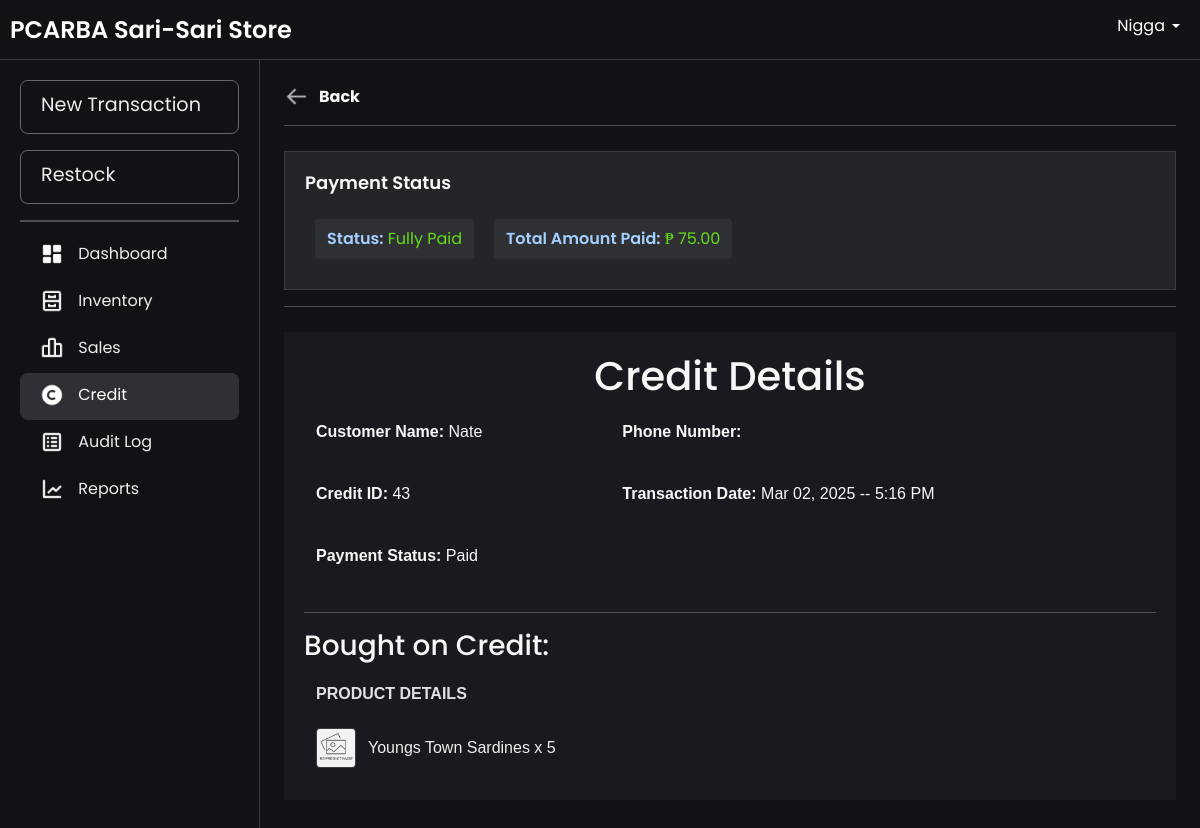
The page /credit_details.php?creditId=43 (signed in) on the database as committed earlier.
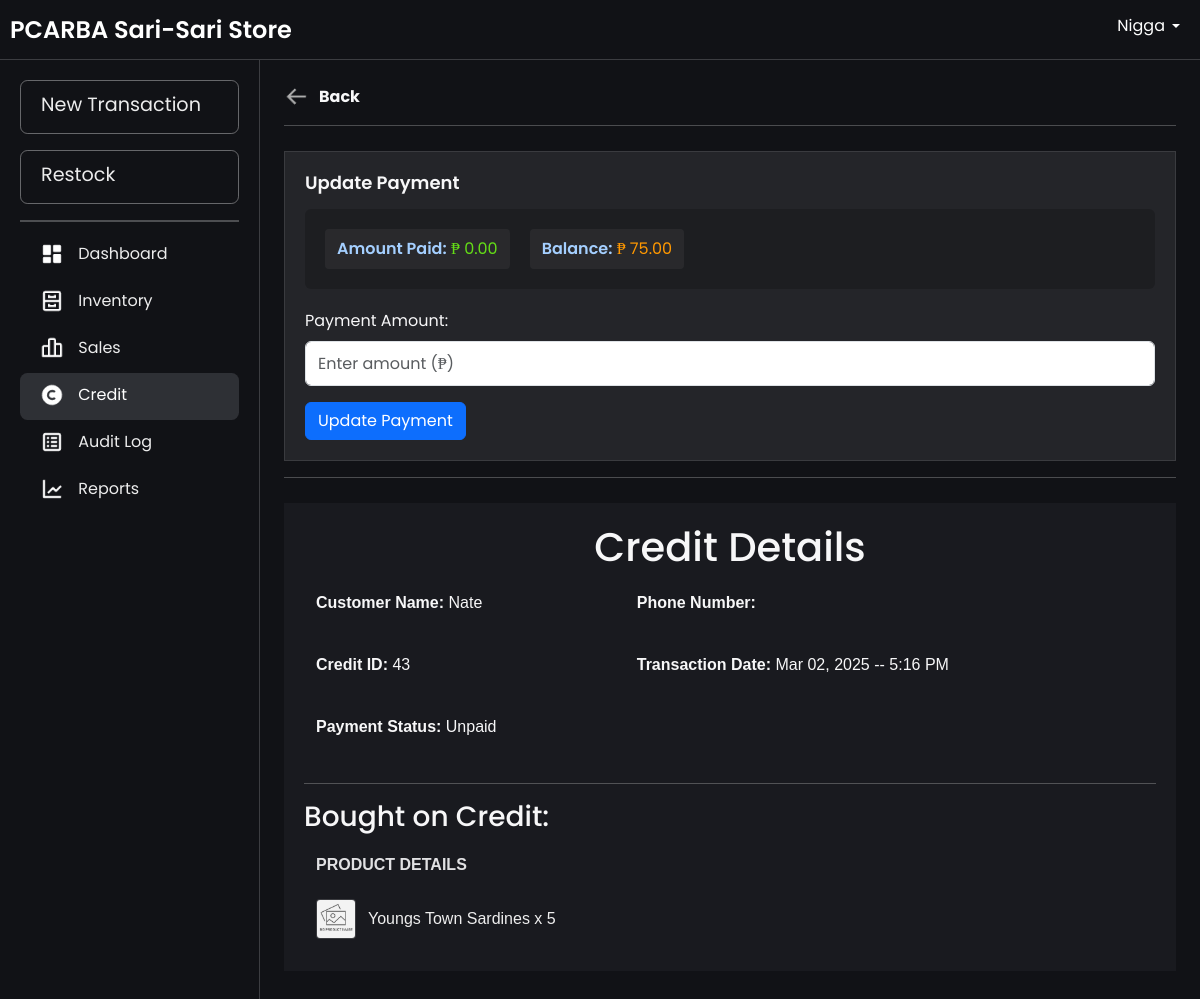
The same page on the database as committed later.
### tables this page shows
CREATE TABLE `credits` (
  `creditId` int(11) NOT NULL AUTO_INCREMENT,
  `paymentStatus` enum('Paid','Unpaid','Partially Paid') DEFAULT 'Unpaid',
  `lastUpdated` timestamp NOT NULL DEFAULT current_timestamp() ON UPDATE current_timestamp(),
  `transactionDate` timestamp NOT NULL DEFAULT current_timestamp(),
  `creditorId` int(11) NOT NULL,
  `userId` int(11) NOT NULL,
  PRIMARY KEY (`creditId`),
  KEY `users_credits` (`userId`),
  KEY `creditor_credits` (`creditorId`),
  CONSTRAINT `creditor_credits` FOREIGN KEY (`creditorId`) REFERENCES `creditor` (`creditorId`) ON DELETE CASCADE,
  CONSTRAINT `users_credits` FOREIGN KEY (`userId`) REFERENCES `users` (`userId`)
);

CREATE TABLE `creditor` (
  `creditorId` int(11) NOT NULL AUTO_INCREMENT,
  `customerName` varchar(100) NOT NULL,
  `phoneNumber` varchar(15) DEFAULT NULL,
  `amountPaid` decimal(10,2) DEFAULT NULL,
  `creditBalance` decimal(10,2) NOT NULL,
  PRIMARY KEY (`creditorId`)
);

CREATE TABLE `products` (
  `productId` int(11) NOT NULL AUTO_INCREMENT,
  `productName` varchar(100) NOT NULL,
  `productCategory` varchar(100) NOT NULL,
  `unitPrice` decimal(10,2) NOT NULL,
  `categoryId` int(11) NOT NULL,
  `unit` enum('pcs','kg','L','pack','mL','doz','m') NOT NULL DEFAULT 'pcs',
  `imagePath` varchar(255) DEFAULT NULL,
  PRIMARY KEY (`productId`),
  KEY `categories_products` (`categoryId`),
  CONSTRAINT `categories_products` FOREIGN KEY (`categoryId`) REFERENCES `categories` (`categoryId`)
);

CREATE TABLE `sale_item` (
  `sale_itemId` int(20) NOT NULL AUTO_INCREMENT,
  `quantity` int(11) NOT NULL,
  `price` decimal(10,2) NOT NULL,
  `subTotal` decimal(10,2) NOT NULL,
  `saleId` int(11) DEFAULT NULL,
  `creditId` int(11) DEFAULT NULL,
  `batchId` int(11) NOT NULL,
  `productId` int(11) NOT NULL,
  PRIMARY KEY (`sale_itemId`),
  KEY `sale_sale_item` (`saleId`),
  KEY `credits_sale_item` (`creditId`),
  KEY `batchItem_sale_item` (`batchId`),
  KEY `products_sale_item` (`productId`),
  CONSTRAINT `credits_sale_item` FOREIGN KEY (`creditId`) REFERENCES `credits` (`creditId`) ON DELETE CASCADE,
  CONSTRAINT `products_sale_item` FOREIGN KEY (`productId`) REFERENCES `products` (`productId`),
  CONSTRAINT `sale_sale_item` FOREIGN KEY (`saleId`) REFERENCES `sales` (`saleId`) ON DELETE CASCADE
);

### credit_details.php (the view, shortened to what the changed rows need)
<?php
include 'db.php';
$creditId = $_GET['creditId'];
$query = "SELECT c.creditId, c.transactionDate, c.paymentStatus, cr.customerName, cr.phoneNumber, cr.creditBalance, cr.amountPaid,
               p.productName, p.imagePath AS image, si.quantity, si.subTotal, cr.creditorId, c.userId, c.lastUpdated
        FROM credits c
        JOIN sale_item si ON c.creditId = si.creditId
        JOIN products p ON si.productId = p.productId
        JOIN creditor cr ON c.creditorId = cr.creditorId
        WHERE c.creditId = ?";
$stmt = $conn->prepare($query);
$stmt->bind_param("i", $creditId);
$stmt->execute();
$result = $stmt->get_result();
$creditDetails = $result->fetch_all(MYSQLI_ASSOC);
$transactionDate = !empty($creditDetails[0]['transactionDate']) ? date("M d, Y -- g:i A", strtotime($creditDetails[0]['transactionDate'])) : 'N/A';
?>
<!DOCTYPE html>
<html lang="en">
<head>
    <link rel="stylesheet" href="css/bootstrap.min.css">
    <link rel="stylesheet" href="css/layer1.css">
</head>
<body>
    <?php include 'navbar.php'; ?>
    <div class="main-content fade-in">
        <div class="form-container">
            <?php if ($creditDetails[0]['paymentStatus'] !== 'Paid') { ?>
                <div class="payment-form-container">
                    <h3>Update Payment</h3>
                    <div class="payment-summary">
                        <div class="payment-info">
                            <div>
                                <span class="label-highlight">Amount Paid:</span>
                                <span class="amount-paid">₱ <?php echo number_format($creditDetails[0]['amountPaid'], 2); ?></span>
                            </div>
                            <div>
                                <span class="label-highlight">Balance:</span>
                                <span class="balance-due">₱ <?php echo number_format($creditDetails[0]['creditBalance'], 2); ?></span>
                            </div>
                        </div>
                    </div>
                    <form method="POST" action="">
                        <div class="mb-3">
                            <label for="amountPaid" class="form-label">Payment Amount:</label>
                            <input type="number"
                                id="amountPaid"
                                name="amountPaid"
                                class="form-control"
                                step="0.01"
                                min="0.01"
                                max="<?php echo htmlspecialchars($creditDetails[0]['creditBalance']); ?>"
                                placeholder="Enter amount (₱)"
                                required>
                        </div>
                        <input type="submit" value="Update Payment" class="btn btn-primary">
                    </form>
                </div>
            <?php } else { ?>
                <div class="payment-form-container">
                    <h3>Payment Status</h3>
                    <div class="payment-info">
                        <div>
                            <span class="label-highlight">Status:</span>
                            <span class="amount-paid">Fully Paid</span>
                        </div>
                        <div>
                            <span class="label-highlight">Total Amount Paid:</span>
                            <span class="amount-paid">₱ <?php echo number_format($creditDetails[0]['amountPaid'], 2); ?></span>
                        </div>
                    </div>
                </div>
            <?php } ?>
        </div>
        <div class="table-wrapper">
            <h1 align="center">Credit Details</h1>
            <table>
                <tr>
                    <td>
                        <p><strong>Customer Name:</strong> <?php echo htmlspecialchars($creditDetails[0]['customerName']); ?></p>
                    </td>
                </tr>
                <tr>
                    <td>
                        <p><strong>Credit ID:</strong> <?php echo htmlspecialchars($creditDetails[0]['creditId']); ?></p>
                    </td>
                    <td>
                        <p><strong>Transaction Date:</strong> <?php echo htmlspecialchars($transactionDate); ?></p>
                    </td>
                </tr>
                <tr>
                    <td>
                        <p><strong>Payment Status: </strong> <?php echo htmlspecialchars($creditDetails[0]['paymentStatus']); ?></p>
                    </td>
                </tr>
            </table>
            <table>
                <thead>
                    <tr>
                        <th>PRODUCT DETAILS</th>
                    </tr>
                </thead>
                <tbody>
                    <?php foreach ($creditDetails as $item) {
                        $imagePath = isset($item['image']) && !empty($item['image'])
                            ? (file_exists($item['image']) ? $item['image'] : 'images/no-image.png')
                            : 'images/no-image.png';
                    ?>
                        <tr>
                            <td>
                                <div class="product-thumb-container">
                                    <img src="<?php echo $imagePath; ?>" alt="<?php echo htmlspecialchars($item['productName']); ?>" class="product-thumbnail">
                                    <span><?php echo htmlspecialchars($item['productName']); ?> x <?php echo htmlspecialchars($item['quantity']); ?></span>
                                </div>
                            </td>
                        </tr>
                    <?php } ?>
                </tbody>
            </table>
        </div>
    </div>
</body>
</html>

Rows that differ between the two databases and show on the page:
changed credits "Youngs Town Sardines": creditorId.creditBalance (not shown) → "75.00"; paymentStatus "Paid" → "Unpaid"; creditorId.amountPaid "75.00" → "0.00"
Other text that changed with them:
form field value: (not shown) → "Update Payment"
text no longer shown: "Payment Status Status: Fully Paid Total Amount Paid:"
text now shown: "Update Payment Amount Paid: Balance: Payment Amount:"
